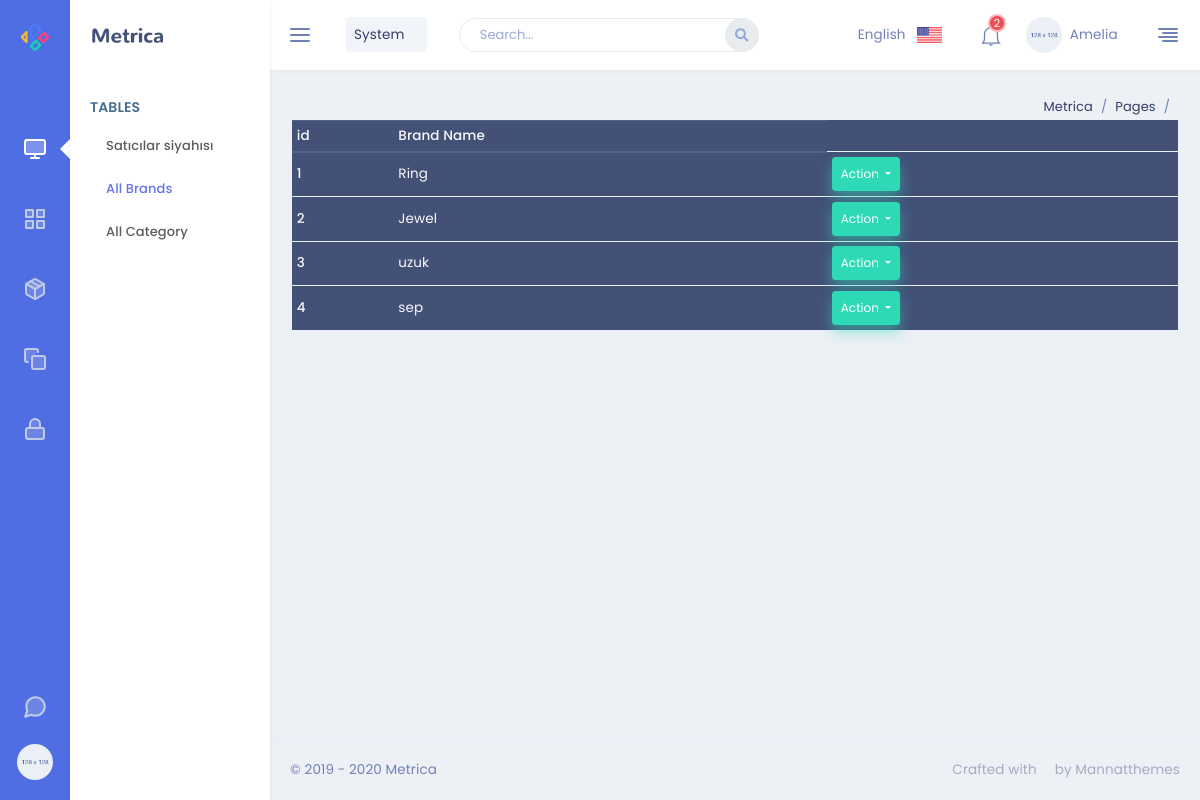
Page /admin/brand on the earlier database version.
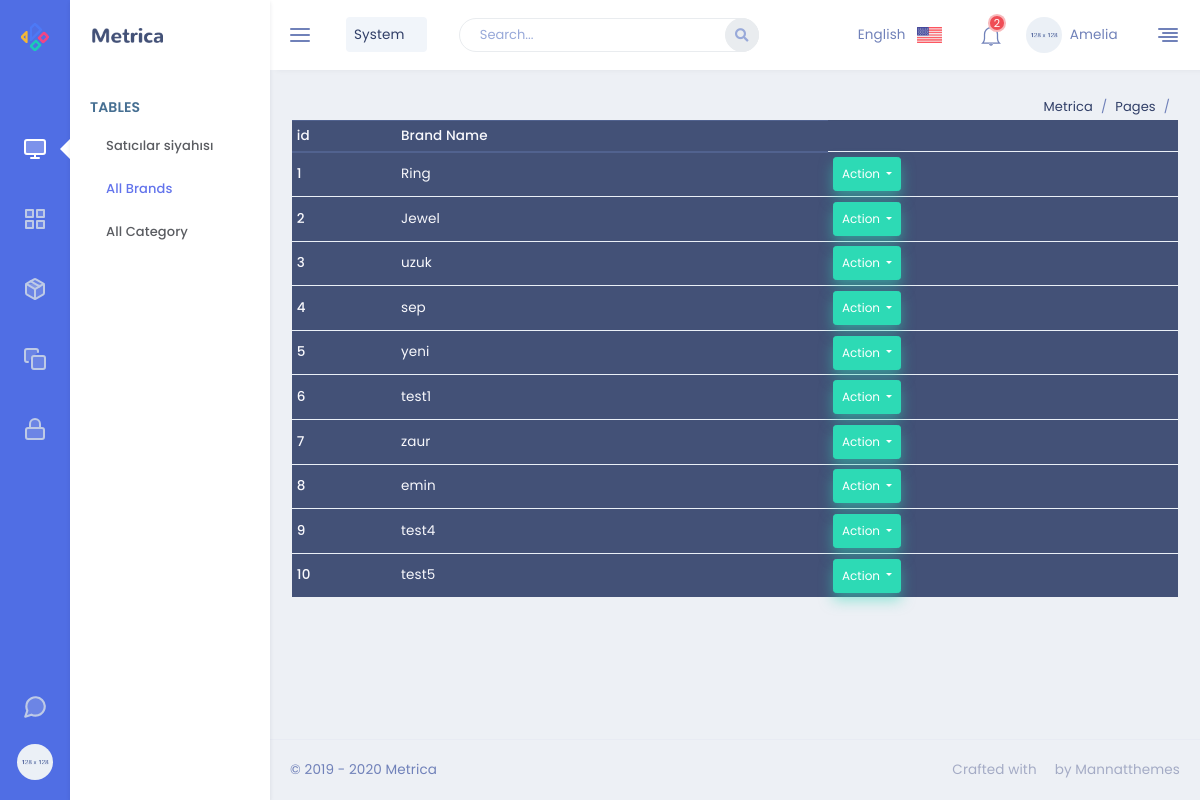
Same page on the later database version.
### Shop/collection/models.py (models this page shows)
class Brand(db.Model):
    Brand_id = db.Column(db.Integer, primary_key=True)
    BrandName = db.Column(db.String(30),unique=True,  nullable=False )
    Categories = db.relationship('Category', backref='brand', lazy=True)

### Shop/Dashboard/routes.py (the view)
@app.route('/admin/brand', methods=['GET', 'POST'])
def brand():
    brand=Brand.query.all()
    return render_template('admin/brand.html', brand = brand )

### Shop/templates/admin/brand.html (shortened to what this page needs)
{% extends 'admin.html' %}
{% block content %}
<table class="table table-sm table-dark">
    <thead>
      <tr>
        <th scope="col">id</th>
        <th scope="col">Brand Name</th>
      </tr>
    </thead>
    <tbody>
      {% for br in brand %}
      <tr>
        <th scope="row">{{br.Brand_id}}</th>
        <td>{{br.BrandName}}</td>
        <td>
        <div class="btn-group">
        <button type="button" class="btn btn-success btn-sm dropdown-toggle" data-toggle="dropdown" aria-haspopup="true" aria-expanded="false">
        Action
        </button>
         </div>
        </td>
      </tr>
      {% endfor %}
    </tbody>
  </table>
  {% endblock content %}

### Shop/templates/admin.html (shortened to what this page needs)
<!DOCTYPE html>
<html lang="en">
    <head>
        <link href="{{url_for('static', filename='admin_page/css/bootstrap.min.css')}}" rel="stylesheet" type="text/css" />
        <link href="{{url_for('static', filename='admin_page/css/jquery-ui.min.css')}}" rel="stylesheet">
        <link href="{{url_for('static', filename='admin_page/css/icons.min.css')}}" rel="stylesheet" type="text/css" />
        <link href="{{url_for('static', filename='admin_page/css/metisMenu.min.css')}}" rel="stylesheet" type="text/css" />
        <link href="{{url_for('static', filename='admin_page/css/app.min.css')}}" rel="stylesheet" type="text/css" />
    </head>
    <body>
        <div class="leftbar-tab-menu">
            <div class="main-icon-menu">
                <a href="../crm/crm-index.html" class="logo logo-metrica d-block text-center">
                    <span>
                        <img src="{{url_for('static', filename='admin_page/images/logo-sm.png')}}" alt="logo-small" class="logo-sm">
                    </span>
                </a>
                <nav class="nav">
                    <a href="#MetricaDashboard" class="nav-link" data-toggle="tooltip-custom" data-placement="right"  data-trigger="hover" title="" data-original-title="Dashboard">
                        <i data-feather="monitor" class="align-self-center menu-icon icon-dual"></i>
                    </a>
                    <a href="#MetricaApps" class="nav-link" data-toggle="tooltip-custom" data-placement="right"  data-trigger="hover" title="" data-original-title="Apps">
                        <i data-feather="grid" class="align-self-center menu-icon icon-dual"></i>
                    </a>
                    <a href="#MetricaUikit" class="nav-link" data-toggle="tooltip-custom" data-placement="right"  data-trigger="hover" title="" data-original-title="UI Kit">
                        <i data-feather="package" class="align-self-center menu-icon icon-dual"></i>
                    </a>
                    <a href="#MetricaPages" class="nav-link" data-toggle="tooltip-custom" data-placement="right"  data-trigger="hover" title="" data-original-title="Pages">
                        <i data-feather="copy" class="align-self-center menu-icon icon-dual"></i>
                    </a>
                    <a href="#MetricaAuthentication" class="nav-link" data-toggle="tooltip-custom" data-placement="right"  data-trigger="hover" title="" data-original-title="Authentication">
                        <i data-feather="lock" class="align-self-center menu-icon icon-dual"></i>
                    </a>
                </nav>
                <div class="pro-metrica-end">
                    <a href="" class="help" data-toggle="tooltip-custom" data-placement="right"  data-trigger="hover" title="" data-original-title="Chat">
                        <i data-feather="message-circle" class="align-self-center menu-icon icon-md icon-dual mb-4"></i>
                    </a>
                    <a href="" class="profile">
                        <img src="{{url_for('static', filename='admin_page/images/users/user-4.jpg')}}" alt="profile-user" class="rounded-circle thumb-sm">
                    </a>
                </div>
            </div>
            <div class="main-menu-inner">
                <div class="topbar-left">
                    <a href="../crm/crm-index.html" class="logo">
                        <span>
                            <img src="{{url_for('static', filename='admin_page/images/logo-dark.png')}}" alt="logo-large" class="logo-lg logo-dark">
                        </span>
                    </a>
                </div>
                <div class="menu-body slimscroll">
                     <div id="MetricaDashboard" class="main-icon-menu-pane">
                        <div class="title-box">
                            <h6 class="menu-title">Tables</h6>
                        </div>
                        <ul class="nav">
                            <li class="nav-item"><a class="nav-link" href="/admin/users">Satıcılar siyahısı</a></li>
                            <li class="nav-item"><a class="nav-link" href="/admin/brand">All Brands</a></li>
                            <li class="nav-item"><a class="nav-link" href="/admin/Category">All Category</a></li>
                        </ul>
                    </div>
                </div>
            </div>
        </div>
        <div class="topbar">
            <nav class="navbar-custom">
                <ul class="list-unstyled topbar-nav float-right mb-0">
                    <li class="hidden-sm">
                        <a class="nav-link dropdown-toggle waves-effect waves-light" data-toggle="dropdown" href="javascript: void(0);" role="button"
                            aria-haspopup="false" aria-expanded="false">
                            English <img src="{{url_for('static', filename='admin_page/images/flags/us_flag.jpg')}}" class="ml-2" height="16" alt=""/> <i class="mdi mdi-chevron-down"></i>
                        </a>
                    </li>
                    <li class="dropdown notification-list">
                        <a class="nav-link dropdown-toggle arrow-none waves-light waves-effect" data-toggle="dropdown" href="#" role="button"
                            aria-haspopup="false" aria-expanded="false">
                            <i class="ti-bell noti-icon"></i>
                            <span class="badge badge-danger badge-pill noti-icon-badge">2</span>
                        </a>
                    </li>
                    <li class="dropdown">
                        <a class="nav-link dropdown-toggle waves-effect waves-light nav-user" data-toggle="dropdown" href="#" role="button"
                            aria-haspopup="false" aria-expanded="false">
                            <img src="{{url_for('static', filename='admin_page/images/users/user-4.jpg')}}" alt="profile-user" class="rounded-circle" />
                            <span class="ml-1 nav-user-name hidden-sm">Amelia <i class="mdi mdi-chevron-down"></i> </span>
                        </a>
                    </li>
                    <li class="mr-2">
                        <a href="#" class="nav-link" data-toggle="modal" data-animation="fade" data-target=".modal-rightbar">
                            <i data-feather="align-right" class="align-self-center"></i>
                        </a>
                    </li>
                </ul>
                <ul class="list-unstyled topbar-nav mb-0">
                    <li>
                        <button class="button-menu-mobile nav-link">
                            <i data-feather="menu" class="align-self-center"></i>
                        </button>
                    </li>
                    <li class="dropdown">
                        <a class="nav-link dropdown-toggle waves-effect waves-light nav-user" data-toggle="dropdown" href="#" role="button"
                            aria-haspopup="false" aria-expanded="false">
                            <span class="ml-1 p-2 bg-soft-classic nav-user-name hidden-sm rounded">System <i class="mdi mdi-chevron-down"></i> </span>
                        </a>
                    </li>
                    <li class="hide-phone app-search">
                        <form role="search" class="">
                            <input type="text" id="AllCompo" placeholder="Search..." class="form-control">
                            <a href=""><i class="fas fa-search"></i></a>
                        </form>
                    </li>
                </ul>
            </nav>
        </div>
        <div class="page-wrapper">
            <div class="page-content-tab">
                <div class="container-fluid">
                    <div class="row">
                        <div class="col-sm-12">
                            <div class="page-title-box">
                                <div class="float-right">
                                    <ol class="breadcrumb">
                                        <li class="breadcrumb-item"><a href="javascript:void(0);">Metrica</a></li>
                                        <li class="breadcrumb-item"><a href="javascript:void(0);">Pages</a></li>
                                        <li class="breadcrumb-item active">{{ title }}</li>
                                    </ol>
                                </div>
                            </div>
                        </div>
                    </div>
                    {% block content %}
                    {% endblock content %}
                </div>
                <footer class="footer text-center text-sm-left">
                    &copy; 2019 - 2020 Metrica <span class="text-muted d-none d-sm-inline-block float-right">Crafted with <i class="mdi mdi-heart text-danger"></i> by Mannatthemes</span>
                </footer>
            </div>
        </div>
    </body>
</html>

### Shop/templates/layout.html (shortened to what this page needs)
<!doctype html>
<html lang="en">
  <head>
    <link rel="stylesheet" href="{{url_for('static', filename='myFiles/css/style.css')}}">
    <link rel="stylesheet" href="https://stackpath.bootstrapcdn.com/font-awesome/4.7.0/css/font-awesome.min.css">
    <link rel="stylesheet" href="{{url_for('static', filename='bootstrapCss/bootstrap.min.css')}}">
  </head>
  <body>
  </body>
</html>

### Shop/static/myFiles/css/style.css (style rules this page uses)
html, body, div, span, applet, object, iframe, h1, h2, h3, h4, h5, h6, p, blockquote, pre, a, abbr, acronym, address, big, cite, code, del, dfn, em, img, ins, kbd, q, s, samp, small, strike, strong, sub, sup, tt, var, b, u, i, center, dl, dt, dd, ol, ul, li, fieldset, form, label, legend, table, caption, tbody, tfoot, thead, tr, th, td, article, aside, canvas, details, embed, figure, figcaption, footer, header, hgroup, menu, nav, output, ruby, section, summary, time, mark, audio, video { margin: 0; padding: 0; border: 0; font-size: 100%; font: inherit; vertical-align: baseline; text-decoration: none !important; }
article, aside, details, figcaption, figure, footer, header, hgroup, menu, nav, section { display: block; }
body { line-height: 1; }
ol, ul { list-style: none; }
table { border-collapse: collapse; border-spacing: 0; }
.active { color: #d2aa5c; text-decoration: none; }
.container-fluid { width: 100%; }
[class^="col-"] { -webkit-box-sizing: border-box; box-sizing: border-box; }
body { font-family: 'Montserrat', sans-serif; background-color: #fff; }

Differences in the rows shown:
added Brand: Brand_id "5", BrandName "yeni"
added Brand: Brand_id "6", BrandName "test1"
added Brand: Brand_id "7", BrandName "zaur"
added Brand: Brand_id "8", BrandName "emin"
added Brand: Brand_id "9", BrandName "test4"
added Brand: Brand_id "10", BrandName "test5"
